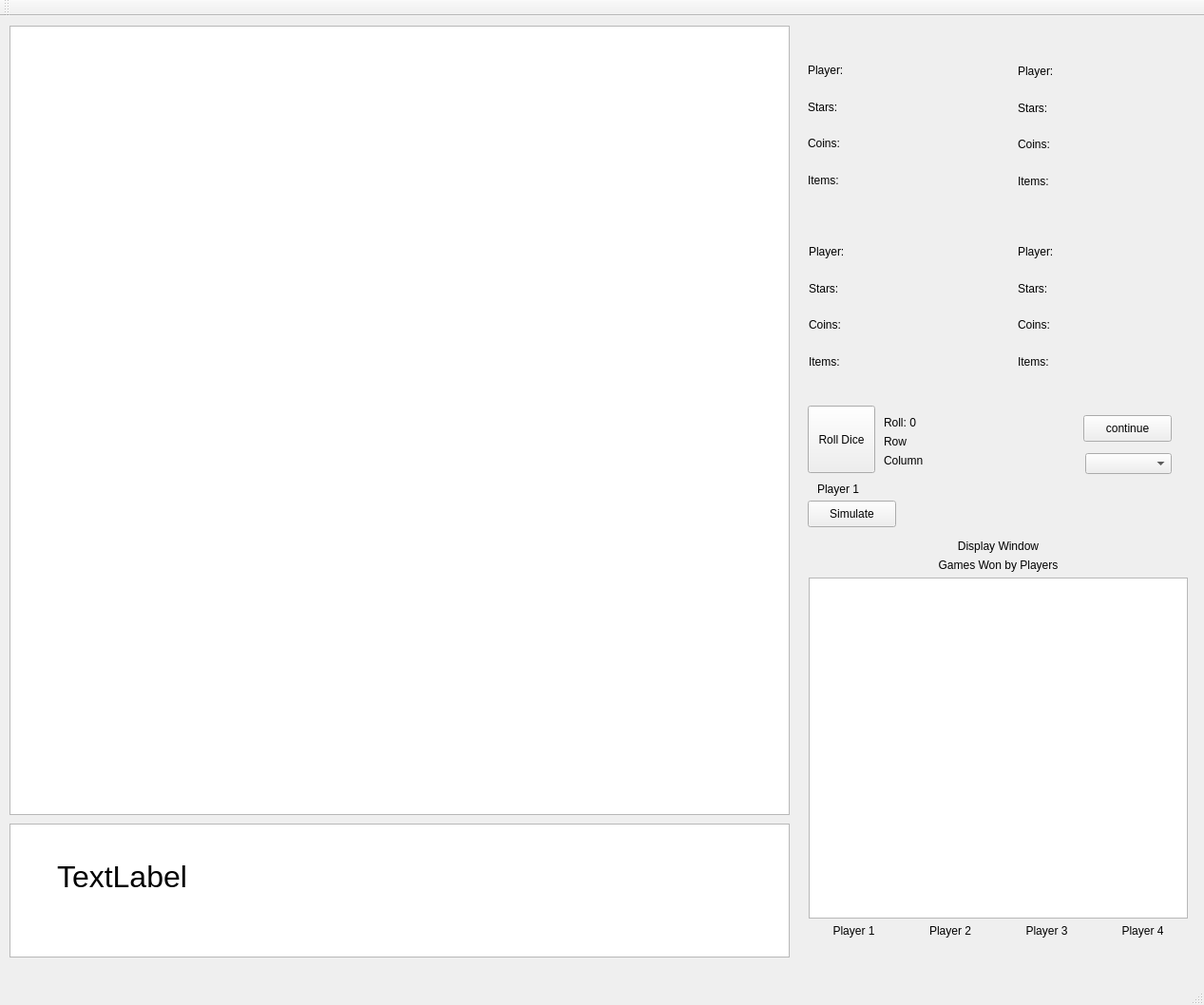
<?xml version="1.0" encoding="UTF-8"?>
<ui version="4.0">
 <class>MainWindow</class>
 <widget class="QMainWindow" name="MainWindow">
  <property name="geometry">
   <rect>
    <x>0</x>
    <y>0</y>
    <width>1267</width>
    <height>1058</height>
   </rect>
  </property>
  <property name="windowTitle">
   <string>MainWindow</string>
  </property>
  <widget class="QWidget" name="centralWidget">
   <widget class="QGraphicsView" name="graphicsView">
    <property name="geometry">
     <rect>
      <x>10</x>
      <y>10</y>
      <width>821</width>
      <height>831</height>
     </rect>
    </property>
   </widget>
   <widget class="QGraphicsView" name="gameLog">
    <property name="geometry">
     <rect>
      <x>10</x>
      <y>850</y>
      <width>821</width>
      <height>141</height>
     </rect>
    </property>
   </widget>
   <widget class="QComboBox" name="gateChoice">
    <property name="geometry">
     <rect>
      <x>1142</x>
      <y>460</y>
      <width>91</width>
      <height>22</height>
     </rect>
    </property>
   </widget>
   <widget class="QPushButton" name="rollButton">
    <property name="geometry">
     <rect>
      <x>850</x>
      <y>410</y>
      <width>71</width>
      <height>71</height>
     </rect>
    </property>
    <property name="text">
     <string>Roll Dice</string>
    </property>
   </widget>
   <widget class="QPushButton" name="continueButton">
    <property name="geometry">
     <rect>
      <x>1140</x>
      <y>420</y>
      <width>93</width>
      <height>28</height>
     </rect>
    </property>
    <property name="text">
     <string>continue</string>
    </property>
   </widget>
   <widget class="QLabel" name="rowLabel">
    <property name="geometry">
     <rect>
      <x>930</x>
      <y>440</y>
      <width>111</width>
      <height>16</height>
     </rect>
    </property>
    <property name="text">
     <string>Row</string>
    </property>
   </widget>
   <widget class="QLabel" name="colLabel">
    <property name="geometry">
     <rect>
      <x>930</x>
      <y>460</y>
      <width>111</width>
      <height>16</height>
     </rect>
    </property>
    <property name="text">
     <string>Column</string>
    </property>
   </widget>
   <widget class="QWidget" name="tictac" native="true">
    <property name="geometry">
     <rect>
      <x>910</x>
      <y>660</y>
      <width>295</width>
      <height>251</height>
     </rect>
    </property>
    <layout class="QGridLayout" name="ticTac">
     <item row="2" column="1">
      <widget class="QPushButton" name="tic8">
       <property name="text">
        <string>8</string>
       </property>
      </widget>
     </item>
     <item row="1" column="2">
      <widget class="QPushButton" name="tic6">
       <property name="text">
        <string>6</string>
       </property>
      </widget>
     </item>
     <item row="0" column="1">
      <widget class="QPushButton" name="tic2">
       <property name="text">
        <string>2</string>
       </property>
      </widget>
     </item>
     <item row="1" column="1">
      <widget class="QPushButton" name="tic5">
       <property name="text">
        <string>5</string>
       </property>
      </widget>
     </item>
     <item row="2" column="2">
      <widget class="QPushButton" name="tic9">
       <property name="text">
        <string>9</string>
       </property>
      </widget>
     </item>
     <item row="2" column="0">
      <widget class="QPushButton" name="tic7">
       <property name="text">
        <string>7</string>
       </property>
      </widget>
     </item>
     <item row="0" column="2">
      <widget class="QPushButton" name="tic3">
       <property name="text">
        <string>3</string>
       </property>
      </widget>
     </item>
     <item row="0" column="0">
      <widget class="QPushButton" name="tic1">
       <property name="text">
        <string>1</string>
       </property>
      </widget>
     </item>
     <item row="1" column="0">
      <widget class="QPushButton" name="tic4">
       <property name="text">
        <string>4</string>
       </property>
      </widget>
     </item>
    </layout>
   </widget>
   <widget class="QLabel" name="minigameLabel">
    <property name="geometry">
     <rect>
      <x>960</x>
      <y>550</y>
      <width>181</width>
      <height>16</height>
     </rect>
    </property>
    <property name="text">
     <string>Display Window</string>
    </property>
    <property name="alignment">
     <set>Qt::AlignCenter</set>
    </property>
   </widget>
   <widget class="QWidget" name="verticalLayoutWidget_4">
    <property name="geometry">
     <rect>
      <x>1060</x>
      <y>220</y>
      <width>191</width>
      <height>171</height>
     </rect>
    </property>
    <layout class="QVBoxLayout" name="p4stats">
     <item>
      <widget class="QLabel" name="p4name">
       <property name="text">
        <string>Player: </string>
       </property>
      </widget>
     </item>
     <item>
      <widget class="QLabel" name="p4stars">
       <property name="text">
        <string>Stars: </string>
       </property>
      </widget>
     </item>
     <item>
      <widget class="QLabel" name="p4coins">
       <property name="text">
        <string>Coins:</string>
       </property>
      </widget>
     </item>
     <item>
      <widget class="QLabel" name="p4items">
       <property name="text">
        <string>Items:</string>
       </property>
      </widget>
     </item>
    </layout>
   </widget>
   <widget class="QWidget" name="verticalLayoutWidget">
    <property name="geometry">
     <rect>
      <x>839</x>
      <y>29</y>
      <width>191</width>
      <height>171</height>
     </rect>
    </property>
    <layout class="QVBoxLayout" name="p1stats">
     <item>
      <widget class="QLabel" name="p1name">
       <property name="text">
        <string>Player: </string>
       </property>
      </widget>
     </item>
     <item>
      <widget class="QLabel" name="p1stars">
       <property name="text">
        <string>Stars: </string>
       </property>
      </widget>
     </item>
     <item>
      <widget class="QLabel" name="p1coins">
       <property name="text">
        <string>Coins:</string>
       </property>
      </widget>
     </item>
     <item>
      <widget class="QLabel" name="p1items">
       <property name="text">
        <string>Items:</string>
       </property>
      </widget>
     </item>
    </layout>
   </widget>
   <widget class="QWidget" name="verticalLayoutWidget_2">
    <property name="geometry">
     <rect>
      <x>1060</x>
      <y>30</y>
      <width>191</width>
      <height>171</height>
     </rect>
    </property>
    <layout class="QVBoxLayout" name="p2stats">
     <item>
      <widget class="QLabel" name="p2name">
       <property name="text">
        <string>Player: </string>
       </property>
      </widget>
     </item>
     <item>
      <widget class="QLabel" name="p2stars">
       <property name="text">
        <string>Stars: </string>
       </property>
      </widget>
     </item>
     <item>
      <widget class="QLabel" name="p2coins">
       <property name="text">
        <string>Coins:</string>
       </property>
      </widget>
     </item>
     <item>
      <widget class="QLabel" name="p2items">
       <property name="text">
        <string>Items:</string>
       </property>
      </widget>
     </item>
    </layout>
   </widget>
   <widget class="QWidget" name="verticalLayoutWidget_3">
    <property name="geometry">
     <rect>
      <x>840</x>
      <y>220</y>
      <width>191</width>
      <height>171</height>
     </rect>
    </property>
    <layout class="QVBoxLayout" name="p3stats">
     <item>
      <widget class="QLabel" name="p3name">
       <property name="text">
        <string>Player: </string>
       </property>
      </widget>
     </item>
     <item>
      <widget class="QLabel" name="p3stars">
       <property name="text">
        <string>Stars: </string>
       </property>
      </widget>
     </item>
     <item>
      <widget class="QLabel" name="p3coins">
       <property name="text">
        <string>Coins:</string>
       </property>
      </widget>
     </item>
     <item>
      <widget class="QLabel" name="p3items">
       <property name="text">
        <string>Items:</string>
       </property>
      </widget>
     </item>
    </layout>
   </widget>
   <widget class="QLabel" name="logText">
    <property name="geometry">
     <rect>
      <x>60</x>
      <y>880</y>
      <width>721</width>
      <height>51</height>
     </rect>
    </property>
    <property name="font">
     <font>
      <pointsize>24</pointsize>
     </font>
    </property>
    <property name="text">
     <string>TextLabel</string>
    </property>
   </widget>
   <widget class="QLabel" name="rollLabel">
    <property name="geometry">
     <rect>
      <x>930</x>
      <y>420</y>
      <width>55</width>
      <height>16</height>
     </rect>
    </property>
    <property name="text">
     <string>Roll: 0</string>
    </property>
   </widget>
   <widget class="QLabel" name="playerLabel">
    <property name="geometry">
     <rect>
      <x>860</x>
      <y>490</y>
      <width>55</width>
      <height>16</height>
     </rect>
    </property>
    <property name="text">
     <string>Player 1</string>
    </property>
   </widget>
   <widget class="QPushButton" name="simulateButton">
    <property name="geometry">
     <rect>
      <x>850</x>
      <y>510</y>
      <width>93</width>
      <height>28</height>
     </rect>
    </property>
    <property name="text">
     <string>Simulate</string>
    </property>
   </widget>
   <widget class="QWidget" name="guesserGame_2" native="true">
    <property name="geometry">
     <rect>
      <x>910</x>
      <y>620</y>
      <width>281</width>
      <height>271</height>
     </rect>
    </property>
    <layout class="QHBoxLayout" name="guesserGame">
     <item>
      <widget class="QSpinBox" name="p1choice">
       <property name="maximum">
        <number>100</number>
       </property>
      </widget>
     </item>
     <item>
      <widget class="QLCDNumber" name="actualnum"/>
     </item>
     <item>
      <widget class="QSpinBox" name="p2choice">
       <property name="maximum">
        <number>100</number>
       </property>
      </widget>
     </item>
     <item>
      <widget class="QPushButton" name="checkGuess">
       <property name="text">
        <string>Check</string>
       </property>
      </widget>
     </item>
    </layout>
   </widget>
   <widget class="QWidget" name="graphLayout" native="true">
    <property name="geometry">
     <rect>
      <x>840</x>
      <y>560</y>
      <width>421</width>
      <height>421</height>
     </rect>
    </property>
    <layout class="QGridLayout" name="gridLayout">
     <item row="1" column="0">
      <widget class="QGraphicsView" name="minigame"/>
     </item>
     <item row="2" column="0">
      <layout class="QHBoxLayout" name="horizontalLayout">
       <item>
        <widget class="QLabel" name="label">
         <property name="text">
          <string>Player 1</string>
         </property>
         <property name="alignment">
          <set>Qt::AlignCenter</set>
         </property>
        </widget>
       </item>
       <item>
        <widget class="QLabel" name="label_2">
         <property name="text">
          <string>Player 2</string>
         </property>
         <property name="alignment">
          <set>Qt::AlignCenter</set>
         </property>
        </widget>
       </item>
       <item>
        <widget class="QLabel" name="label_3">
         <property name="text">
          <string>Player 3</string>
         </property>
         <property name="alignment">
          <set>Qt::AlignCenter</set>
         </property>
        </widget>
       </item>
       <item>
        <widget class="QLabel" name="label_4">
         <property name="text">
          <string>Player 4</string>
         </property>
         <property name="alignment">
          <set>Qt::AlignCenter</set>
         </property>
        </widget>
       </item>
      </layout>
     </item>
     <item row="0" column="0">
      <widget class="QLabel" name="gamesWon">
       <property name="text">
        <string>Games Won by Players</string>
       </property>
       <property name="alignment">
        <set>Qt::AlignCenter</set>
       </property>
      </widget>
     </item>
    </layout>
   </widget>
   <zorder>graphicsView</zorder>
   <zorder>gameLog</zorder>
   <zorder>gateChoice</zorder>
   <zorder>rollButton</zorder>
   <zorder>continueButton</zorder>
   <zorder>rowLabel</zorder>
   <zorder>colLabel</zorder>
   <zorder>minigameLabel</zorder>
   <zorder>verticalLayoutWidget_4</zorder>
   <zorder>verticalLayoutWidget</zorder>
   <zorder>verticalLayoutWidget_2</zorder>
   <zorder>verticalLayoutWidget_3</zorder>
   <zorder>tictac</zorder>
   <zorder>logText</zorder>
   <zorder>rollLabel</zorder>
   <zorder>playerLabel</zorder>
   <zorder>simulateButton</zorder>
   <zorder>guesserGame_2</zorder>
   <zorder>graphLayout</zorder>
  </widget>
  <widget class="QMenuBar" name="menuBar">
   <property name="geometry">
    <rect>
     <x>0</x>
     <y>0</y>
     <width>1267</width>
     <height>26</height>
    </rect>
   </property>
  </widget>
  <widget class="QToolBar" name="mainToolBar">
   <attribute name="toolBarArea">
    <enum>TopToolBarArea</enum>
   </attribute>
   <attribute name="toolBarBreak">
    <bool>false</bool>
   </attribute>
  </widget>
  <widget class="QStatusBar" name="statusBar"/>
 </widget>
 <layoutdefault spacing="6" margin="11"/>
 <resources/>
 <connections/>
</ui>
